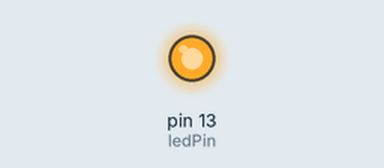
The sketch below on a simulated Arduino Uno, built with avr-gcc and run on an emulated ATmega328P. Shown: output pins drawn as LEDs (lit = HIGH).

Above: at 1.0 s.
At 3.0 s:
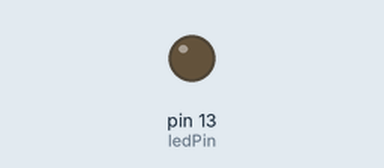
Timing chart, 0 to 5.2 s (numbered marks = the images above):
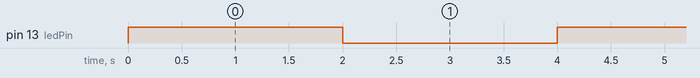

The sketch:

led_glow.ino
```cpp
#define ledPin 13
int led_state=0;
void setup()
{
  pinMode(ledPin, OUTPUT);
  // initialize timer1
  TCCR1A = 0;
  TCCR1B = 0;
  TCNT1  = 0;
  OCR1A = 31249;            // compare match register 16MHz/256/2Hz
  TCCR1B = TCCR1B |(1 << WGM12);   // CTC mode
  TCCR1B = TCCR1B |((1 << CS12)|(1 << CS10));    // 256 prescaler
  TIMSK1 = TIMSK1 |(1 << OCIE1A);  // enable timer compare interrupt
  sei();             // enable all interrupts

}
void loop()
{
  // your program here…
}

ISR(TIMER1_COMPA_vect)          // timer compare interrupt service routine
{
  led_state=!led_state;        // toggle LED pin
  digitalWrite(ledPin, led_state);
}
```

Measured:
- by itself, pin 13 (ledPin): alternates HIGH for 2.0 s and LOW for 2.0 s
